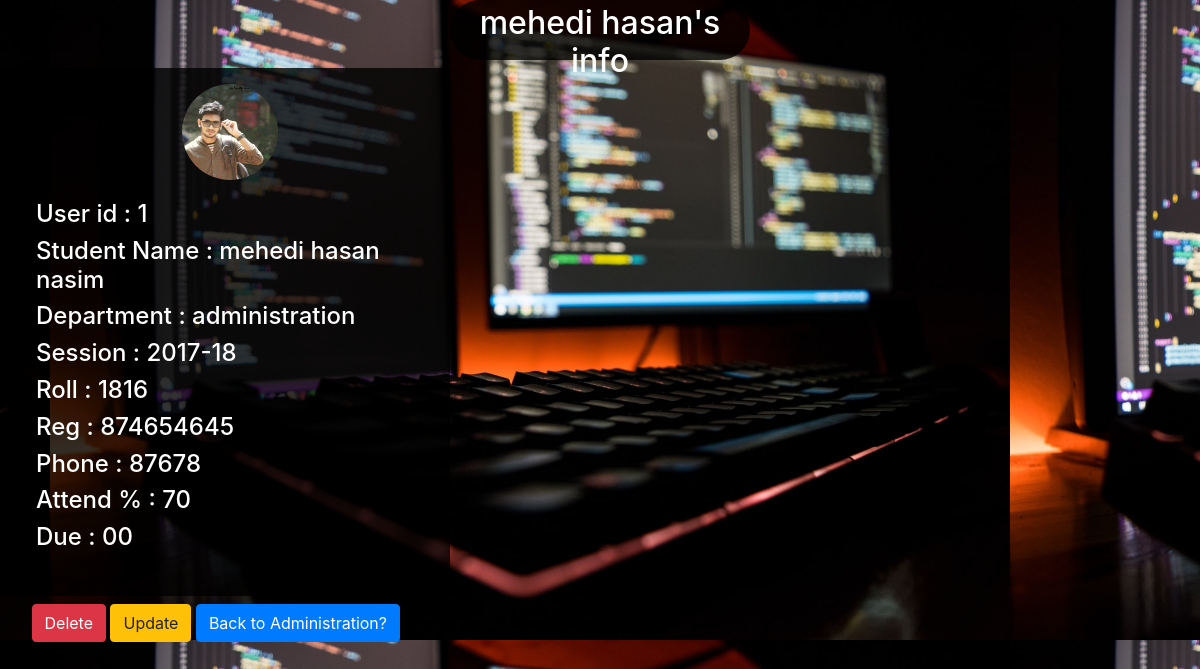
Screenshot of /student/1/ with the database file from the repository.
### itsapp/models.py (models this page shows, shortened)
class Student(models.Model):
    user =       models.OneToOneField(User, on_delete=models.CASCADE)
    auth_token = models.CharField(max_length=100)
    is_verified =models.BooleanField(default=False)
    create_at =  models.DateTimeField(auto_now_add=True)
    photo =      models.ImageField(upload_to='media/', height_field=None, width_field=None, max_length=100, null=True, blank=True, default='',)
    first_name = models.CharField(max_length=50)
    last_name =  models.CharField(max_length=50)
    dept =       models.CharField(max_length=50)
    session =    models.CharField(max_length=50)
    roll =       models.IntegerField(null=True)
    reg =        models.IntegerField(null=True)
    phone =      models.IntegerField(null=True)
    atd_percent= models.IntegerField(null=True)
    due =        models.CharField(max_length=100)

### itsapp/views.py (the view)
# urls.py: path('student/<int:id>/', views.student_info, name="student_info"),
def student_info(request, id):
    student = Student.objects.filter(pk=id)
    if student:
        student= Student.objects.get(pk=id)
    diction = {'student':student}
    return render (request, 'itsapp/student_info.html', context=diction)

### templates/itsapp/student_info.html (shortened to what this page needs)
<!DOCTYPE html>
{% load static %}
<html lang="en">
<head>
<link rel="stylesheet" href="https://cdnjs.cloudflare.com/ajax/libs/twitter-bootstrap/4.6.0/css/bootstrap.min.css">
<link rel="stylesheet" href="{% static 'css/studentinfo.css' %}">
<body class="my_body">
  <h2 class="p-1 text-white text-center mt-0 infohead">{{ student.first_name }}'s info</h2>
<div class="p-3 card-body h4">
    {% if student.photo %}
    <img src="{{ student.photo.url }}" alt="" class="my_image text-center">
    {% else %}
    &nbsp;&nbsp;&nbsp;&nbsp;&nbsp;&nbsp;&nbsp;&nbsp;&nbsp;&nbsp;&nbsp;&nbsp;&nbsp;&nbsp;&nbsp;&nbsp;&nbsp;&nbsp;
    &nbsp;&nbsp;&nbsp;&nbsp;&nbsp;&nbsp;
    <img src="{% static 'image/blank.jpg' %}" alt="" class="my_image text-center">
    {% endif %}
    <div class="card-body">
      <h4 class="text-white">User id : {{ student.id }}</h4>
      <h4 class="text-white">Student Name :  {{ student.first_name }} {{student.last_name}}</h4>
      <h4 class="text-white">Department : {{ student.dept }}</h4>
      <h4 class="text-white">Session : {{ student.session }}</h4>
      <h4 class="text-white">Roll : {{ student.roll }}</h4>
      <h4 class="text-white">Reg : {{ student.reg }}</h4>
      <h4 class="text-white">Phone : {{ student.phone }}</h4>
      <h4 class="text-white">Attend % : {{ student.atd_percent }}</h4>
      <h4 class="text-white">Due : {{ student.due }}</h4>
    </div>
</div>&nbsp;&nbsp;&nbsp;&nbsp;&nbsp;&nbsp;
<a href=" {% url 'student_delete' student.id %} " class="btn btn-danger">Delete</a>
<a href=" {% url 'student_update' student.id %} " class="btn btn-warning">Update</a>
<a href="{% url 'admin_home' %}" class="btn btn-primary">Back to Administration?</a><br><br><br>
</body>

### static/css/studentinfo.css (style rules this page uses)
* { margin: 0; padding: 0; }
.my_body { background: url("BG.jpg"); background-size: 80%; background-position: 50px 0px; }
.infohead { margin-top: 50px; padding: 40px; background-color: rgba(0,0,0,0.8); border-radius: 30px; width: 300px; height: 60px; margin: 100px auto 8px auto; }
.my_image { width: 100%; width: 6rem; height: 6rem; object-fit: cover; border-radius: 10rem; }
.h4 { background-color: rgba(0,0,0,0.8); width: 450px; }

### rows the page displays
Student: first_name "mehedi hasan", photo (picture), id "1", last_name "nasim", dept "administration", session "2017-18", roll "1816", reg "874654645", phone "87678", atd_percent "70", due "00"
